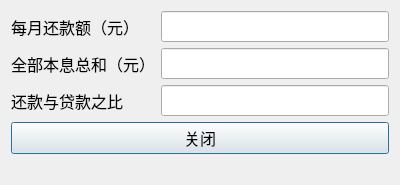
<?xml version="1.0" encoding="UTF-8"?>
<ui version="4.0">
 <class>Dialog</class>
 <widget class="QDialog" name="Dialog">
  <property name="geometry">
   <rect>
    <x>0</x>
    <y>0</y>
    <width>400</width>
    <height>185</height>
   </rect>
  </property>
  <property name="font">
   <font>
    <family>微软雅黑</family>
    <pointsize>12</pointsize>
   </font>
  </property>
  <property name="windowTitle">
   <string>等额本息还款法</string>
  </property>
  <layout class="QGridLayout" name="gridLayout">
   <item row="2" column="0">
    <widget class="QLabel" name="label_3">
     <property name="text">
      <string>还款与贷款之比</string>
     </property>
    </widget>
   </item>
   <item row="2" column="1">
    <widget class="QLineEdit" name="txtRatio">
     <property name="readOnly">
      <bool>true</bool>
     </property>
    </widget>
   </item>
   <item row="0" column="1">
    <widget class="QLineEdit" name="txtEachMonth">
     <property name="readOnly">
      <bool>true</bool>
     </property>
    </widget>
   </item>
   <item row="0" column="0">
    <widget class="QLabel" name="label">
     <property name="text">
      <string>每月还款额（元）</string>
     </property>
    </widget>
   </item>
   <item row="4" column="0">
    <spacer name="verticalSpacer">
     <property name="orientation">
      <enum>Qt::Vertical</enum>
     </property>
     <property name="sizeHint" stdset="0">
      <size>
       <width>20</width>
       <height>40</height>
      </size>
     </property>
    </spacer>
   </item>
   <item row="1" column="0">
    <widget class="QLabel" name="label_2">
     <property name="text">
      <string>全部本息总和（元）</string>
     </property>
    </widget>
   </item>
   <item row="1" column="1">
    <widget class="QLineEdit" name="txtTotal">
     <property name="text">
      <string/>
     </property>
     <property name="readOnly">
      <bool>true</bool>
     </property>
    </widget>
   </item>
   <item row="3" column="0" colspan="2">
    <widget class="QPushButton" name="pushButton">
     <property name="text">
      <string>关闭</string>
     </property>
    </widget>
   </item>
  </layout>
 </widget>
 <resources/>
 <connections/>
</ui>
